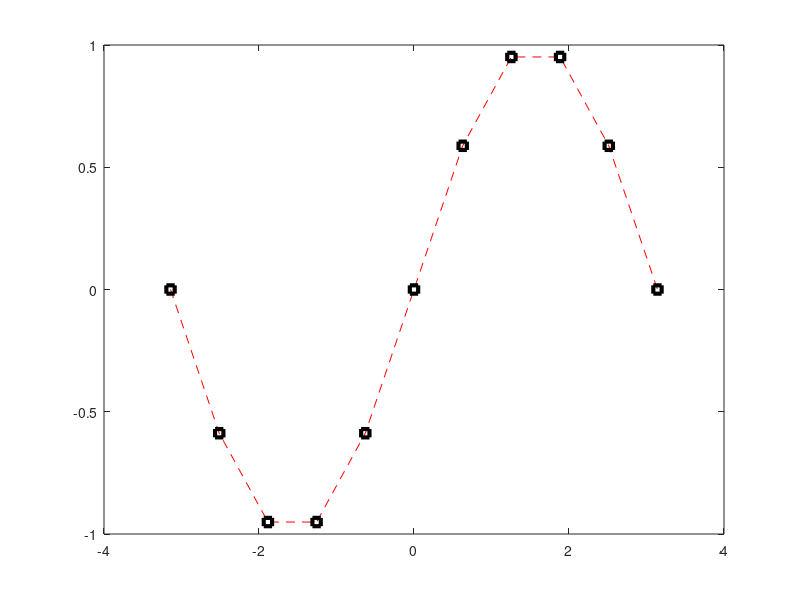

MATLAB code for this plot:
close all; clear all; clc;
%Kolor i styl linii, kształt markera
x=linspace(-pi,pi,11);
y=sin(x);
plot(x,y,'r--',x,y,'ks','LineWidth',3);

%Kolory:
%	r – czerwony
%	g – zielony
%	b – niebieski
%	c – jasnoniebieski (turkusowy, cyan)
%	m – fioletowy (purpurowy, magenta)
%	y –żółty
%	k –czarny (key colour)
%	w –biały

%Styl linii:
%	- ciągła (domyślnie) (solid)
%	-- przerywana (dashed)
%	: kropkowana (dotted)
%	-. przerywana-kropkowana (dashed-dotted)

%Markery:
%	+ znak plus
%	o kółko
%	* gwiazdka
%	. punkt (kropka)
%	x krzyżyk
%	s kwadrat
%	d karo (diamond)
%	^ trójkąt 1. typ
%	v trójkąt 2. typ
%	> trójkąt 3. typ
%	< trójkąt 4. typ
%	p 5-ramienna gwiazda (pentagram)
%	h 6-ramienna gwiazda (hexagram)